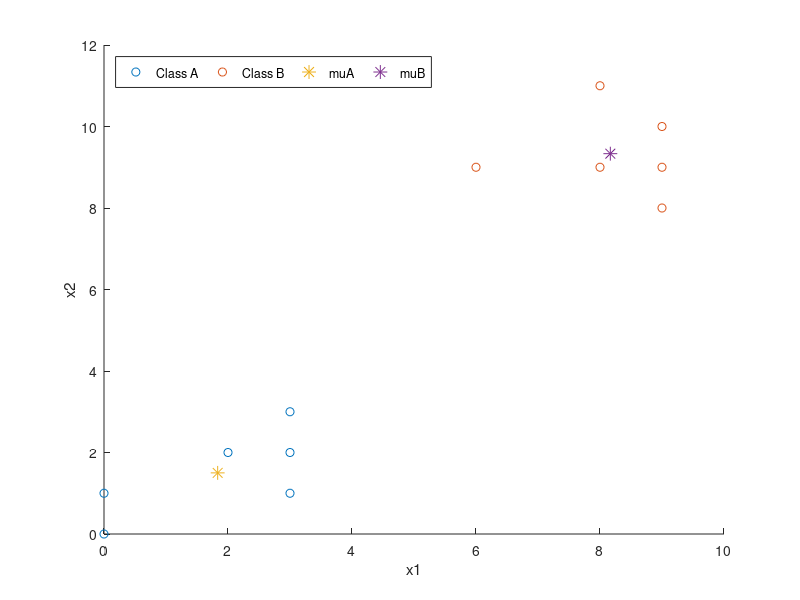
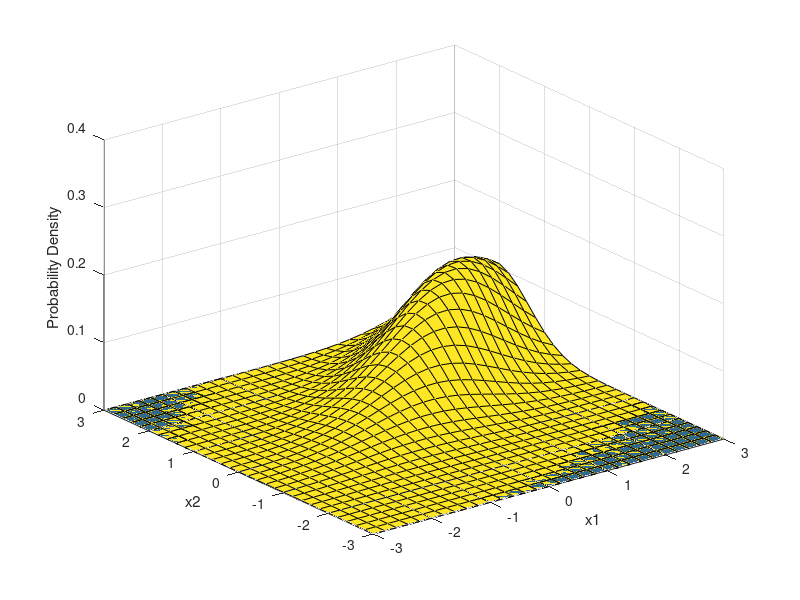
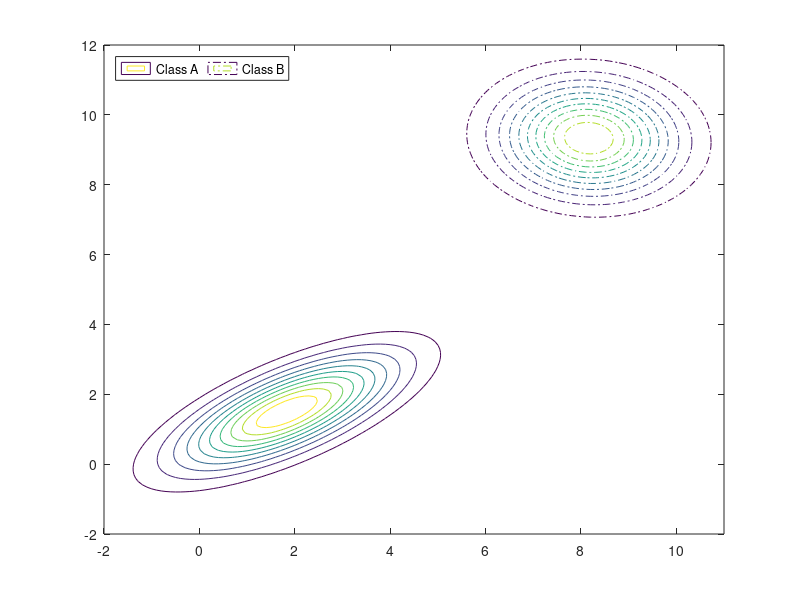

Here is the MATLAB script that generated these plots, in order:
clear all;
%%%%%%%%%%%%%%%%%%%%%%%%%%%%%%%%%%%%%%%%%%%%%%%%%%%%
% DATA
PA=0.5;         % a priori probability of class A
PB=0.5;         % a priori probability of class A

a0 = [0;0];
a1 = [0;1];
a2 = [2;2];
a3 = [3;1];
a4 = [3;2];
a5 = [3;3];
A = [a0,a1,a2,a3,a4,a5]'; % concaterated 2-d data @class A

b0 = [6;9];
b1 = [8;9];
b2 = [9;8];
b3 = [9;9];
b4 = [9;10];
b5 = [8;11];
B = [b0,b1,b2,b3,b4,b5]'; % concaterated 2-d data @class B


xA = A(:,1);              %figure 2 plotting class A & B data
yA = A(:,2);
xB = B(:,1);
yB = B(:,2);
figure('Name','Class A & B data','NumberTitle','on');
scatter(xA,yA);
hold on
scatter(xB,yB);
xlabel('x1');
ylabel('x2');

%%%%%%%%%%%%%%%%%%%%%%%%%%%%%%%%%%%%%%%%%%%%%%%%%%%%%%%%%%%%%%%%%%%%%%%%%%
% Calculations
muA = mean(A)';         %arithmetic mean calc
muB = mean(B)';

xmuA=muA(1,1);          %figure 2 plotting mu values for classes A & B
ymuA=muA(2,1);
xmuB=muB(1,1);
ymuB=muB(2,1);

sz=100;
scatter(xmuA,ymuA,sz,'*');
scatter(xmuB,ymuB,sz,'*');
legend({'Class A','Class B', 'muA', 'muB'},'Location','northwest','Orientation','horizontal')
hold off


CovA = cov(A);          %joint covariance matrix calc in block form
CovB = cov(B);


DCA=det(CovA);      %Determinant calc for Covariance matrices A&B 
DCB=det(CovB);
DCAsqrt = DCA^0.5;
DCBsqrt = DCB^0.5;

pA=CovA(1,2)/(CovA(1,1)*CovA(2,2));
pB=CovA(1,2)/(CovA(1,1)*CovA(2,2));

% Calculating the coefficients for the discriminant function
% d(x)=gA(x)-gB(x)

C1 = (inv(CovA)*muA)';
C2 = (-0.5)*muA'*(inv(CovA)*muA) +log((PA)/(PB));
C3 = -(inv(CovB)*muB)';
C4 = 0.5*muB'*(inv(CovB))*muB;

%To calculate the decision area; we need: d(x)=0
%Defining a vector X=(xA xB)' the dimensions decrease to 1-D


%%%%%%%%%%%%%%%%%%%%%%%%%%%%%%%%%%%%%%%%%%%%%%%%%%%%%%%%%%%%%%%%%%%%%%%%%
x1 = -3:0.2:3;              % defining a meshgrid for figure 1
x2 = -3:0.2:3;
[X1,X2] = meshgrid(x1,x2);

X = [X1(:) X2(:)];
y1 = mvnpdf(X,muA',CovA);
y1 = reshape(y1,length(x2),length(x1));
y2 = mvnpdf(X,muB',CovB);
y2 = reshape(y2,length(x2),length(x1));

               %plotting the two probability density functions for classes A&B
figure('Name','pdf for classes A & B','NumberTitle','on');
surf(x1,x2,y1)
caxis([min(y1(:))-0.5*range(y1(:)),max(y1(:))])
hold on
surf(x1,x2,y2)
caxis([min(y2(:))-0.5*range(y2(:)),max(y2(:))])
axis([-3 3 -3 3 0 0.4])
xlabel('x1')
ylabel('x2')
zlabel('Probability Density')

figure('Name','contour for classes A & B','NumberTitle','on');
xx = -2:.1:11; %// x axis
yy = -2:.1:12; %// y axis

[XX YY] = meshgrid(xx,yy); %// all combinations of x, y
Z1 = mvnpdf([XX(:) YY(:)],muA',CovA); %// compute Gaussian pdf
Z1 = reshape(Z1,size(XX)); %// put into same size as X, Y
contour(XX,YY,Z1);
hold on
Z2 = mvnpdf([XX(:) YY(:)],muB',CovB); %// compute Gaussian pdf
Z2 = reshape(Z2,size(XX)); %// put into same size as X, Y
contour(XX,YY,Z2,'-.');
legend({'Class A','Class B',},'Location','northwest','Orientation','horizontal')
hold off

